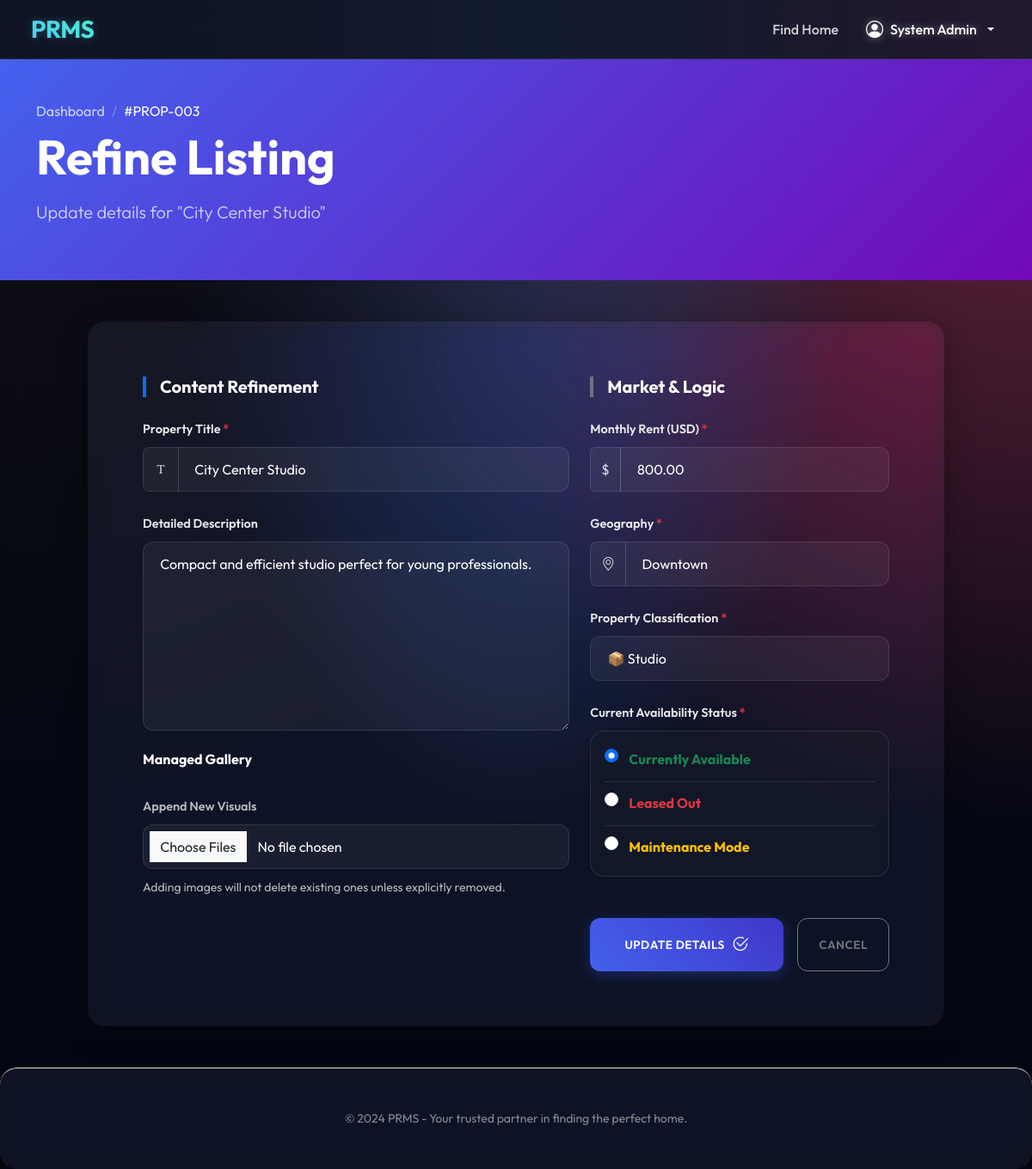
Page /app/views/edit_property.php?id=3 (signed in) on the committed database.
### tables this page shows
CREATE TABLE IF NOT EXISTS properties (
    id INT AUTO_INCREMENT PRIMARY KEY,
    owner_id INT NOT NULL,
    category_id INT NOT NULL,
    title VARCHAR(255) NOT NULL,
    description TEXT,
    price DECIMAL(10, 2) UNSIGNED NOT NULL DEFAULT 0.00,
    location VARCHAR(255) NOT NULL,
    address TEXT,
    bedrooms INT UNSIGNED DEFAULT 0,
    bathrooms INT UNSIGNED DEFAULT 0,
    type ENUM('Apartment', 'House', 'Condo', 'Studio', 'Villa', 'Townhouse') DEFAULT 'Apartment',
    status ENUM('Available', 'Rented', 'Maintenance') NOT NULL DEFAULT 'Available',
    created_at TIMESTAMP DEFAULT CURRENT_TIMESTAMP,
    updated_at TIMESTAMP DEFAULT CURRENT_TIMESTAMP ON UPDATE CURRENT_TIMESTAMP,
    CONSTRAINT fk_owner
        FOREIGN KEY (owner_id) 
        REFERENCES users(id) 
        ON DELETE CASCADE,
    CONSTRAINT fk_category
        FOREIGN KEY (category_id) 
        REFERENCES categories(id) 
        ON DELETE RESTRICT,
    INDEX (status),
    INDEX (category_id),
    INDEX (owner_id),
    INDEX (price)
);

### app/views/edit_property.php (the view, shortened to what this page needs)
<?php
$property_id = $_GET['id'] ?? 0;
$conn = get_db_connection();
$sql = "SELECT * FROM properties WHERE id = ?";
$stmt = mysqli_prepare($conn, $sql);
mysqli_stmt_bind_param($stmt, "i", $property_id);
mysqli_stmt_execute($stmt);
$result = mysqli_stmt_get_result($stmt);
$property = mysqli_fetch_assoc($result);
?>
<!DOCTYPE html>
<html lang="en">
<head>
    <link href="https://cdn.jsdelivr.net/npm/bootstrap@5.3.0/dist/css/bootstrap.min.css" rel="stylesheet">
    <link rel="stylesheet" href="../../public/assets/css/style.css">
    <link rel="stylesheet" href="https://cdn.jsdelivr.net/npm/bootstrap-icons@1.11.1/font/bootstrap-icons.css">
</head>
<body class="beautified-page">
    <nav class="navbar navbar-expand-lg navbar-dark glass-nav sticky-top">
        <div class="container-fluid mx-4">
            <a class="navbar-brand text-gradient fs-3 fw-bold" href="../../public/index.php">PRMS</a>
            <div class="collapse navbar-collapse" id="navbarNav">
                <ul class="navbar-nav ms-auto align-items-center">
                    <li class="nav-item">
                        <a class="nav-link" href="tenant_view.php">Find Home</a>
                    </li>
                    <li class="nav-item dropdown ms-lg-3">
                        <a class="nav-link dropdown-toggle d-flex align-items-center gap-2 active" href="#"
                            id="ownerDropdown" role="button" data-bs-toggle="dropdown">
                            <i class="bi bi-person-circle fs-5"></i>
                            <?php echo htmlspecialchars($_SESSION['user_name']); ?>
                        </a>
                    </li>
                </ul>
            </div>
        </div>
    </nav>
    <header class="page-header py-5 bg-gradient-primary text-white position-relative overflow-hidden mb-5">
        <div class="container position-relative z-1">
            <div class="row align-items-center">
                <div class="col-lg-12">
                    <nav aria-label="breadcrumb">
                        <ol class="breadcrumb mb-2">
                            <li class="breadcrumb-item"><a href="property_list.php"
                                    class="text-white opacity-75 text-decoration-none">Dashboard</a></li>
                            <li class="breadcrumb-item text-white active" aria-current="page">
                                #PROP-<?php echo str_pad($property['id'], 3, '0', STR_PAD_LEFT); ?></li>
                        </ol>
                    </nav>
                    <h1 class="display-4 fw-bold mb-3 animate-up">Refine Listing</h1>
                    <p class="lead opacity-75 animate-up" style="animation-delay: 0.1s;">Update details for
                        "<?php echo htmlspecialchars($property['title']); ?>"</p>
                </div>
            </div>
        </div>
    </header>
    <div class="row animate-up" style="animation-delay: 0.1s;">
        <div class="col-lg-10 mx-auto">
            <div class="card glass-panel border-0 p-4 p-md-5">
                <div class="card-body">
                    <form method="POST" action="../controllers/update_property.php" enctype="multipart/form-data">
                        <div class="row g-4">
                            <div class="col-md-7">
                                <h5 class="fw-bold border-start border-primary border-4 ps-3 mb-4">Content Refinement
                                </h5>
                                <div class="mb-4">
                                    <label for="title" class="form-label">Property Title <span
                                            class="text-danger">*</span></label>
                                    <div class="input-group">
                                        <span class="input-group-text bg-transparent border-end-0 rounded-start-3"><i
                                                class="bi bi-fonts"></i></span>
                                        <input type="text" class="form-control border-start-0" id="title" name="title"
                                            value="<?php echo htmlspecialchars($property['title']); ?>" required>
                                    </div>
                                </div>
                                <div class="mb-4">
                                    <label for="description" class="form-label">Detailed Description</label>
                                    <textarea class="form-control" id="description" name="description"
                                        rows="8"><?php echo htmlspecialchars($property['description']); ?></textarea>
                                </div>
                                <div class="mb-4">
                                    <h6 class="fw-bold mb-3">Managed Gallery</h6>
                                    <div class="row g-2 mb-3" id="property-gallery">
                                    </div>
                                    <label class="form-label small text-secondary">Append New Visuals</label>
                                    <input type="file" class="form-control mb-2" id="images" name="images[]" multiple
                                        accept="image/*">
                                    <small class="text-secondary op-75">Adding images will not delete existing ones
                                        unless explicitly removed.</small>
                                </div>
                            </div>
                            <div class="col-md-5">
                                <h5 class="fw-bold border-start border-secondary border-4 ps-3 mb-4">Market & Logic</h5>
                                <div class="mb-4">
                                    <label for="price" class="form-label">Monthly Rent (USD) <span
                                            class="text-danger">*</span></label>
                                    <div class="input-group">
                                        <span class="input-group-text">$</span>
                                        <input type="number" class="form-control h-auto" id="price" name="price"
                                            step="0.01" min="0"
                                            value="<?php echo htmlspecialchars($property['price']); ?>" required>
                                    </div>
                                </div>
                                <div class="mb-4">
                                    <label for="location" class="form-label">Geography <span
                                            class="text-danger">*</span></label>
                                    <div class="input-group">
                                        <span class="input-group-text bg-transparent border-end-0 rounded-start-3"><i
                                                class="bi bi-geo-alt"></i></span>
                                        <input type="text" class="form-control border-start-0" id="location"
                                            name="location"
                                            value="<?php echo htmlspecialchars($property['location']); ?>" required>
                                    </div>
                                </div>
                                <div class="mb-4">
                                    <label for="type" class="form-label">Property Classification <span
                                            class="text-danger">*</span></label>
                                    <select class="form-select h-auto" id="type" name="type" required>
                                        <option value="Studio" <?php echo $property['type'] === 'Studio' ? 'selected' : ''; ?>>📦 Studio</option>
                                    </select>
                                </div>
                                <div class="mb-4">
                                    <label class="form-label">Current Availability Status <span
                                            class="text-danger">*</span></label>
                                    <div
                                        class="d-flex flex-column gap-2 bg-dark bg-opacity-25 p-3 rounded-4 shadow-sm border border-white border-opacity-10">
                                        <div class="form-check custom-radio">
                                            <input class="form-check-input" type="radio" name="status"
                                                id="statusAvailable" value="Available" <?php echo $property['status'] === 'Available' ? 'checked' : ''; ?>>
                                            <label class="form-check-label text-success fw-bold p-1"
                                                for="statusAvailable">Currently Available</label>
                                        </div>
                                        <div
                                            class="form-check custom-radio border-top border-white border-opacity-10 pt-2">
                                            <input class="form-check-input" type="radio" name="status" id="statusRented"
                                                value="Rented" <?php echo $property['status'] === 'Rented' ? 'checked' : ''; ?>>
                                            <label class="form-check-label text-danger fw-bold p-1"
                                                for="statusRented">Leased Out</label>
                                        </div>
                                        <div
                                            class="form-check custom-radio border-top border-white border-opacity-10 pt-2">
                                            <input class="form-check-input" type="radio" name="status"
                                                id="statusMaintenance" value="Maintenance" <?php echo $property['status'] === 'Maintenance' ? 'checked' : ''; ?>>
                                            <label class="form-check-label text-warning fw-bold p-1"
                                                for="statusMaintenance">Maintenance Mode</label>
                                        </div>
                                    </div>
                                </div>
                                <div class="mt-5 d-flex gap-3">
                                    <button type="submit"
                                        class="btn btn-primary w-100 py-3 d-flex align-items-center justify-content-center gap-2">
                                        Update Details <i class="bi bi-check2-circle fs-5"></i>
                                    </button>
                                    <a href="property_list.php"
                                        class="btn btn-outline-secondary px-4 d-flex align-items-center">Cancel</a>
                                </div>
                            </div>
                        </div>
                    </form>
                </div>
            </div>
        </div>
    </div>
    <footer class="footer py-5 glass-panel border-0 border-top mt-5">
        <div class="container text-center">
            <p class="text-white-50 mb-0 small">© 2024 PRMS - Your trusted partner in finding the perfect home.</p>
        </div>
    </footer>
</body>
</html>

### public/assets/css/style.css (style rules this page uses)
:root { --primary: #4361ee; --primary-light: #4895ef; --primary-dark: #3f37c9; --secondary: #b5179e; --success: #4cc9f0; --info: #4895ef; --warning: #f72585; --danger: #ef233c; --dark: #2b2d42; --light: #f8f9fa; --white: #ffffff; --gray-100: #f8f9fa; --gray-200: #e9ecef; --gray-300: #dee2e6; --gray-400: #ced4da; --gray-500: #adb5bd; --gray-600: #6c757d; --gray-700: #495057; --gray-800: #343a40; --gray-900: #212529; --glass: rgba(255, 255, 255, 0.7); --glass-border: rgba(255, 255, 255, 0.3); --glass-shadow: 0 8px 32px 0 rgba(31, 38, 135, 0.1); --transition: all 0.3s cubic-bezier(0.4, 0, 0.2, 1); }
body { font-family: 'Outfit', sans-serif; background-color: #040712; color: var(--white); min-height: 100vh; }
.beautified-page, .landing-page, .tenant-portal { background-color: #040712; background-image: radial-gradient(at 0% 0%, hsla(253, 16%, 7%, 1) 0, transparent 50%), radial-gradient(at 50% 0%, hsla(225, 39%, 30%, 1) 0, transparent 50%), radial-gradient(at 100% 0%, hsla(339, 49%, 30%, 1) 0, transparent 50%); background-attachment: fixed; background-size: cover; color: var(--white) !important; }
.beautified-page .glass-panel, .landing-page .glass-panel, .tenant-portal .glass-panel { background: rgba(255, 255, 255, 0.05); backdrop-filter: blur(12px) saturate(180%); -webkit-backdrop-filter: blur(12px) saturate(180%); border: 1px solid rgba(255, 255, 255, 0.1); border-radius: 20px; box-shadow: 0 8px 32px 0 rgba(0, 0, 0, 0.3); }
.beautified-page .text-secondary, .landing-page .text-secondary, .tenant-portal .text-secondary, .landing-page .text-muted, .tenant-portal .text-muted { color: rgba(255, 255, 255, 0.7) !important; }
.beautified-page .glass-nav, .landing-page .glass-nav, .tenant-portal .glass-nav { background: rgba(15, 23, 42, 0.8) !important; backdrop-filter: blur(15px); -webkit-backdrop-filter: blur(15px); backdrop-filter: blur(15px); -webkit-backdrop-filter: blur(15px); border-bottom: 1px solid rgba(255, 255, 255, 0.1); }
.bg-gradient-primary { background: linear-gradient(135deg, #4361ee, #7209b7) !important; }
.beautified-page .navbar-brand, .landing-page .navbar-brand, .tenant-portal .navbar-brand { font-weight: 700 !important; letter-spacing: -0.5px; background: linear-gradient(45deg, #4cc9f0, #4df0ce) !important; -webkit-background-clip: text !important; background-clip: text !important; -webkit-text-fill-color: transparent !important; filter: drop-shadow(0 0 5px rgba(76, 201, 240, 0.3)) !important; }
.beautified-page .nav-link, .landing-page .nav-link, .tenant-portal .nav-link { color: rgba(255, 255, 255, 0.8) !important; font-weight: 500; }
.beautified-page .nav-link.active, .landing-page .nav-link.active, .tenant-portal .nav-link.active, .beautified-page .nav-link:hover, .landing-page .nav-link:hover, .tenant-portal .nav-link:hover { color: white !important; text-shadow: 0 0 10px rgba(255, 255, 255, 0.4); }
.beautified-page .card { border: 1px solid rgba(255, 255, 255, 0.1); border-radius: 20px; transition: var(--transition); overflow: hidden; background: rgba(255, 255, 255, 0.05); color: white; }
.beautified-page .btn { border-radius: 12px; padding: 0.7rem 1.5rem; font-weight: 600; transition: var(--transition); text-transform: uppercase; letter-spacing: 0.5px; font-size: 0.85rem; }
.beautified-page .btn-primary { background: linear-gradient(45deg, var(--primary), var(--primary-dark)); border: none; box-shadow: 0 4px 15px rgba(67, 97, 238, 0.3); }
.beautified-page .form-control, .beautified-page .form-select { border-radius: 12px; padding: 0.8rem 1.2rem; border: 1px solid rgba(255, 255, 255, 0.1); transition: var(--transition); background: rgba(255, 255, 255, 0.05); color: white; }
.beautified-page .form-label { font-weight: 600; margin-bottom: 0.6rem; color: rgba(255, 255, 255, 0.9); font-size: 0.9rem; }
.beautified-page .text-gradient, .landing-page .text-gradient, .tenant-portal .text-gradient { background: linear-gradient(45deg, #4cc9f0, #4df0ce) !important; -webkit-background-clip: text !important; background-clip: text !important; -webkit-text-fill-color: transparent !important; }
.beautified-page .input-group-text { background: rgba(255, 255, 255, 0.05) !important; border: 1px solid rgba(255, 255, 255, 0.1) !important; color: rgba(255, 255, 255, 0.8) !important; }

### app/views/edit_property.php (style rules this page uses)
.breadcrumb-item+.breadcrumb-item::before { color: rgba(255, 255, 255, 0.3); }

### rows in the picture
properties: id "003", title "City Center Studio", description "Compact and efficient studio perfect for young professionals.", price "800.00", location "Downtown", type "📦 Studio", status "☑ Currently Available", status "☐ Leased Out", status "☐ Maintenance Mode"

### other values in the picture
$_SESSION['user_name'] "System Admin"
